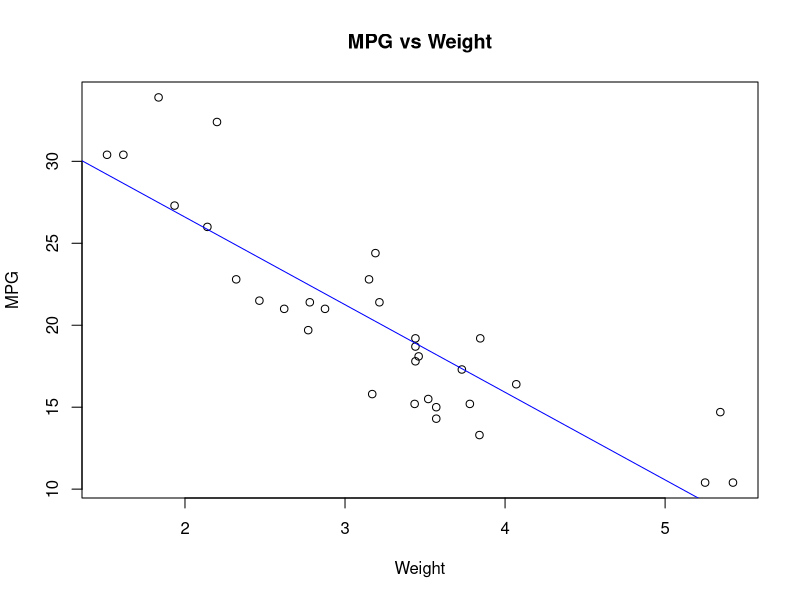
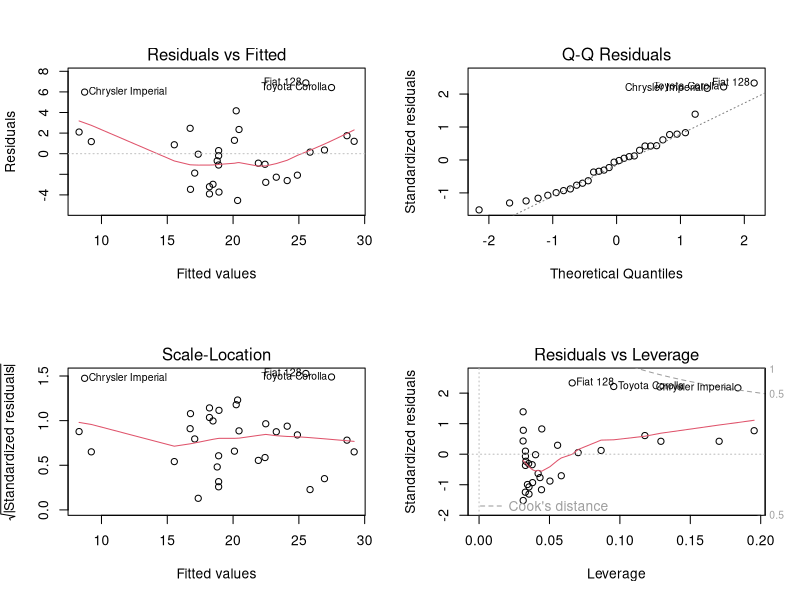

Write the R code that produced these figures, in order.
## ---- chunk 1
data(mtcars)
model <- lm(mpg ~ wt, data = mtcars)
summary(model)
## ---- chunk 2
plot(mtcars$wt, mtcars$mpg, main = "MPG vs Weight", xlab = "Weight", ylab = "MPG")
abline(model, col = "blue")
## ---- chunk 3
par(mfrow = c(2,2))
plot(model)
